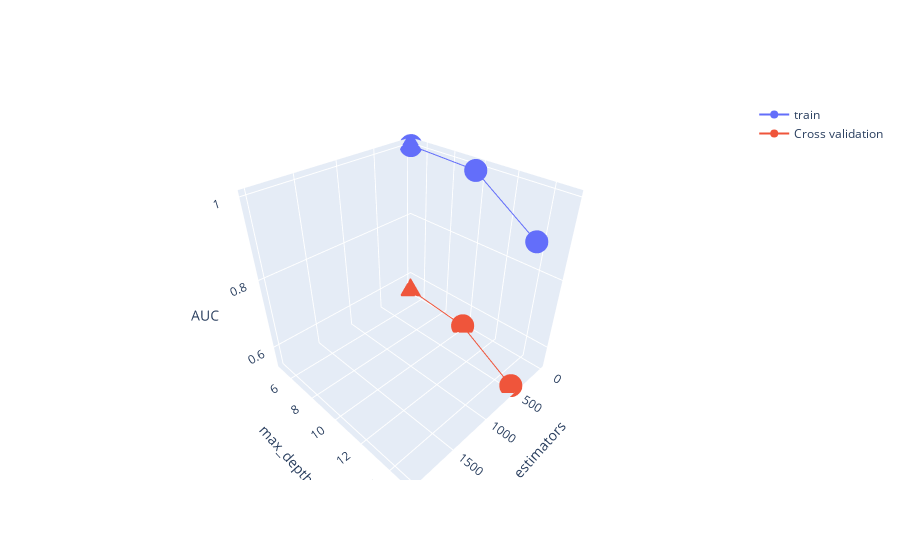

Notebook code cell kept with this figure:
### Code cell
# https://plot.ly/python/3d-axes/

max_depth = [5, 10, 15]
n_estimators = [10, 100, 500, 1000]
trace1 = go.Scatter3d(x=n_estimators,y=max_depth,z=train_auc, name = 'train')
trace2 = go.Scatter3d(x=n_estimators,y=max_depth,z=cv_auc, name = 'Cross validation')
data = [trace1, trace2]

layout = go.Layout(scene = dict(
        xaxis = dict(title='n_estimators'),
        yaxis = dict(title='max_depth'),
        zaxis = dict(title='AUC'),))

fig = go.Figure(data=data, layout=layout)
offline.iplot(fig, filename='3d-scatter-colorscale')

### Figure 1 — Plotly figure (JSON) as saved in the notebook; plotly's stock layout.template omitted (floating-point values rounded to 4 significant figures)
{"data": [{"name": "train", "type": "scatter3d", "x": [10, 100, 500, 1000, 2000], "y": [5, 10, 15], "z": [0.9999, 0.9999, 0.9431, 0.9999, 0.9935, 0.9994, 0.9879, 0.7069, 0.9999, 0.9967]}, {"name": "Cross validation", "type": "scatter3d", "x": [10, 100, 500, 1000, 2000], "y": [5, 10, 15], "z": [0.5492, 0.5489, 0.5478, 0.5496, 0.5405, 0.544, 0.5368, 0.5504, 0.5502, 0.5422]}], "layout": {"scene": {"xaxis": {"title": {"text": "n_estimators"}}, "yaxis": {"title": {"text": "max_depth"}}, "zaxis": {"title": {"text": "AUC"}}}}}
